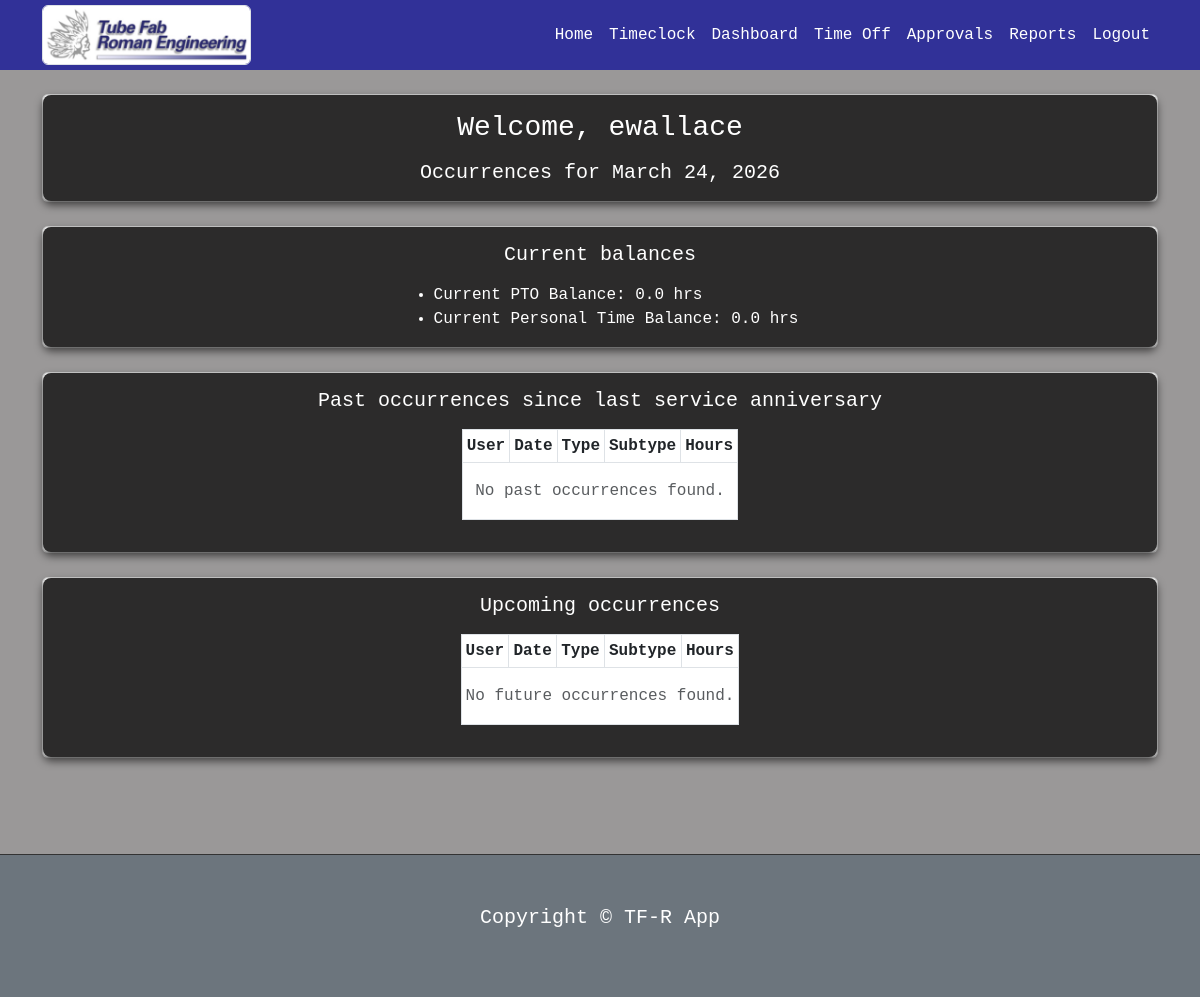
The app's page /attendance/occurrences/ (signed in) with its own data.
### attendance/models.py (models this page shows, shortened)
class CustomUser(AbstractUser):
    role = models.CharField(max_length=20, choices=RoleChoices.choices, default=RoleChoices.USER)
    department = models.CharField(max_length=100, blank=True, null=True)
    is_part_time = models.BooleanField(default=False)
    is_exempt = models.BooleanField(default=False)
    hire_date = models.DateField(null=True, blank=True)
    service_date = models.DateField(null=True, blank=True)
    group_lead = models.ForeignKey('self', null=True, blank=True, on_delete=models.SET_NULL, related_name='group_members')
    team_lead = models.ForeignKey('self', null=True, blank=True, on_delete=models.SET_NULL, related_name='team_members')
    pto_balance = models.FloatField(default=0.0)
    personal_time_balance = models.FloatField(default=0.0)
    final_pto_balance = models.FloatField(default=0.0)
    hours_worked = models.FloatField(default=0.0)
    timeclock_login = models.CharField(max_length=4, blank=True, null=True)
    timeclock_pin = models.CharField(max_length=4, blank=True, null=True)
    weekly_schedule = JSONField(default=dict, blank=True, null=True)  # e.g. {"monday": {"start": "05:00", "lunch_out": "12:00", "lunch_in": "12:30", "end": "14:00"}, ...}
    supervisor = models.ForeignKey(
        'self', null=True, blank=True, on_delete=models.SET_NULL, related_name="supervisees"
    )

### attendance/views.py (the view)
# urls.py: path("occurrences/", views.attendance_list, name="attendance_list"),
@login_required
def attendance_list(request, filter_by="today"):
    user = request.user
    today = date.today()
    visible_user = user
    apply_past_due_occurrences(visible_user)
    if visible_user.service_date:
        anniversary = visible_user.service_date.replace(year=today.year)
        if today < anniversary:
            anniversary = visible_user.service_date.replace(year=today.year - 1)
    else:
        anniversary = today
    past_occurrences = Occurrence.objects.filter(
        user=visible_user,
        date__gte=anniversary,
        date__lte=today
    ).order_by('-date')
    future_occurrences = Occurrence.objects.filter(
        user=visible_user,
        date__gt=today
    ).order_by('date')
    future_hours_using_balance = (
        Occurrence.objects.filter(
            user=visible_user,
            date__gt=today,
            subtype__in=OCCURRENCE_SUBTYPES_USING_PTO_OR_PERSONAL,
        ).aggregate(total=Sum("duration_hours"))["total"]
        or 0
    )
    future_hours = future_occurrences.aggregate(total=Sum("duration_hours"))["total"] or 0
    future_pto = max(visible_user.pto_balance - future_hours_using_balance, 0)
    future_personal = max(0, future_hours_using_balance - visible_user.pto_balance)
    context = {
        "date": today,
        "past_occurrences": past_occurrences,
        "future_occurrences": future_occurrences,
        "current_pto": visible_user.pto_balance,
        "current_personal": visible_user.personal_time_balance,
        "future_pto": future_pto,
        "future_personal": future_personal,
    }
    return render(request, "attendance/attendance_list.html", context)

### attendance/models.py (called while the page is built)
def apply_past_due_occurrences(user):
    today = date.today()
    past_due = Occurrence.objects.filter(
        user=user,
        date__lte=today,
        pto_applied=False,
        subtype__in=OCCURRENCE_SUBTYPES_USING_PTO_OR_PERSONAL,
    )
    for occ in past_due:
        occ.apply_pto()

### templates/attendance/attendance_list.html (shortened to what this page needs)
{% extends "base.html" %}
{% block content %}
<div class="container py-4">
    <div class="row justify-content-center">
        <div class="col-lg-12 col-md-10 col-sm-12">
            <div class="card mb-4">
                <div class="card-body">
                    <h3 class="mb-0">Welcome, {% if user.first_name %}{{ user.first_name }}{% else %}{{ user.username }}{% endif %}</h3>
                    <h5 class="mt-3 mb-0">Occurrences for {{ date }}</h5>
                </div>
            </div>
            <div class="card mb-4">
                <div class="card-body">
                    <h5 class="mb-3">Current balances</h5>
                    <ul class="mb-0">
                        <li>Current PTO Balance: {{ current_pto }} hrs</li>
                        <li>Current Personal Time Balance: {{ current_personal }} hrs</li>
                    </ul>
                </div>
            </div>
            <div class="card mb-4">
                <div class="card-body">
                    <h5 class="mb-3">Past occurrences since last service anniversary</h5>
                    <div class="table-responsive">
                        <table class="table table-sm table-bordered">
                            <thead>
                                <tr>
                                    <th>User</th>
                                    <th>Date</th>
                                    <th>Type</th>
                                    <th>Subtype</th>
                                    <th>Hours</th>
                                </tr>
                            </thead>
                            <tbody>
                                {% for occ in past_occurrences %}
                                <tr>
                                    <td>{{ occ.user.get_full_name|default:occ.user.username }}</td>
                                    <td>{{ occ.date }}</td>
                                    <td>{{ occ.get_occurrence_type_display }}</td>
                                    <td>{{ occ.get_subtype_display }}</td>
                                    <td>{{ occ.duration_hours }}</td>
                                </tr>
                                {% empty %}
                                <tr><td colspan="5" class="text-muted text-center py-3">No past occurrences found.</td></tr>
                                {% endfor %}
                            </tbody>
                        </table>
                    </div>
                </div>
            </div>
            <div class="card mb-4">
                <div class="card-body">
                    <h5 class="mb-3">Upcoming occurrences</h5>
                    <div class="table-responsive">
                        <table class="table table-sm table-bordered">
                            <thead>
                                <tr>
                                    <th>User</th>
                                    <th>Date</th>
                                    <th>Type</th>
                                    <th>Subtype</th>
                                    <th>Hours</th>
                                </tr>
                            </thead>
                            <tbody>
                                {% for occ in future_occurrences %}
                                <tr>
                                    <td>{{ occ.user.get_full_name|default:occ.user.username }}</td>
                                    <td>{{ occ.date }}</td>
                                    <td>{{ occ.get_occurrence_type_display }}</td>
                                    <td>{{ occ.get_subtype_display }}</td>
                                    <td>{{ occ.duration_hours }}</td>
                                </tr>
                                {% empty %}
                                <tr><td colspan="5" class="text-muted text-center py-3">No future occurrences found.</td></tr>
                                {% endfor %}
                            </tbody>
                        </table>
                    </div>
                </div>
            </div>
        </div>
    </div>
</div>
{% endblock %}

### static/css/styles.css (style rules this page uses)
.card-body { display: flex; flex-direction: column; justify-content: center; align-items: center; background-color: #2c2b2b; color: #ffffff; border-radius: 8px; box-shadow: 0 4px 8px rgba(0, 0, 0, 0.6); padding: 1rem; }
body { display: flex; flex-direction: column; min-height: 100vh; background-color: #3c393984 !important; color: #ffffff !important; }

### records on screen
CustomUser: username "ewallace", last_login "March 24, 2026", pto_balance "0.0", personal_time_balance "0.0"
